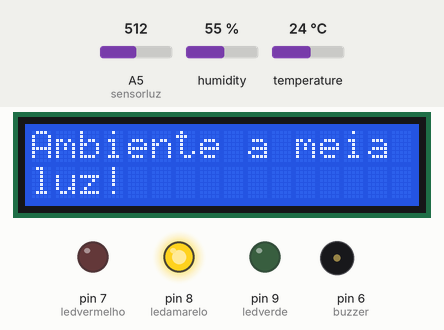
Simulated run of this sketch. Board: Arduino Uno, built with avr-gcc and run on an emulated ATmega328P. Shown: 16×2 character LCD, output pins drawn as LEDs (lit = HIGH), buzzer (waves = sounding). The test bench sets the inputs (shaded band); at power-on: temperature 24 °C, A5 (sensorluz) = 512, humidity 55 %. Pins used as bus, display or sensor lines are not drawn; what the sketch prints to the serial monitor is not drawn.

Above: at 6.2 s.
6.3 s: temperature set to 15.5 °C
At 17.2 s:
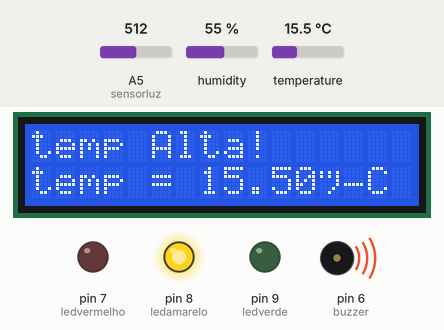
17.5 s: temperature set to 14.5 °C
31.2 s: temperature set to 10.5 °C
At 43.3 s:
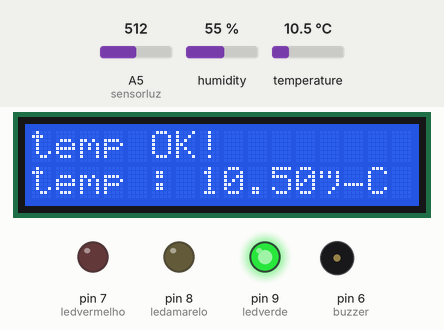
43.6 s: temperature set to 9.5 °C
At 69.4 s:
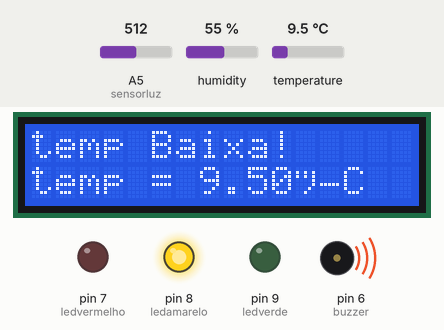
Timing chart, 0 to 95.7 s (numbered marks = the images above; inputs shaded):
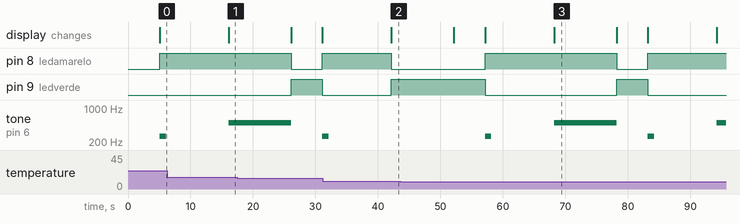

The sketch:

Codigo_fonte.ino
```cpp
// bibliotecas

#include <DHT.h>

#include <LiquidCrystal.h>


DHT dht(13, DHT22); // porta que está conectado o sensor de temperatura e umidade

// declarando as portas dos leds

#define ledverde  9

#define ledamarelo  8

#define ledvermelho  7

// definindo a porta do buzzer

#define buzzer 6

// definindo a porta do sensor de luz

#define sensorluz A5

// definindo as portas do display

LiquidCrystal lcd (12,11,10,5,4,3,2);

// contador de tempo

long tempo = 0;

// logotipo

byte name0x4[] = { B00000, B00000, B00001, B00010, B00010, B00010, B00001, B00000 };
byte name0x5[] = { B00111, B11000, B00000, B00000, B00011, B00100, B00100, B11100 };
byte name0x6[] = { B11111, B00000, B00000, B00000, B11000, B00000, B00011, B00100 };
byte name0x7[] = { B00000, B11000, B00100, B00010, B00010, B00010, B11100, B01000 };
byte name1x5[] = { B00011, B00000, B00000, B00000, B00000, B00000, B00000, B00000 };
byte name1x6[] = { B01000, B11101, B00011, B00000, B00000, B00000, B00000, B00000 };
byte name1x7[] = { B10000, B00000, B00000, B00000, B00000, B00000, B00000, B00000 };

void setup(){


  // configurando os objetos para OUTPUT(saida) ou INPUT(entrada)

  pinMode(ledverde,OUTPUT);

  pinMode(ledamarelo,OUTPUT);

  pinMode(ledvermelho,OUTPUT);

  pinMode(buzzer,OUTPUT);

  pinMode(sensorluz,INPUT);

  // aqui estamos inicializando o sensor de temperatura e umidade

  dht.begin();

  // aqui estamos inicializando o display e definindo sua largura e altura

  lcd.begin(16,2);

  logotipo();
  delay(5000);

  // aqui estamos inicializando o monitor serial

  Serial.begin(9600);

}

void loop(){


  // chamando a função ldr e definindo um delay de 1 segundo


  ldr();

  delay(5000);

  // chamando a função temp e definindo um delay de 1 segundo

  temp();

  delay(5000);

  // chamando a função umidade e defenindo um delay de 1 segundo

  umidade();

  delay(5000);

}

// criando funções para ligar e desligar os leds

void ligar_verde(){

    digitalWrite(ledverde,HIGH);

    digitalWrite(ledamarelo,LOW);

    digitalWrite(ledvermelho,LOW);

}

void ligar_amarelo(){

    digitalWrite(ledverde,LOW);

    digitalWrite(ledamarelo,HIGH);

    digitalWrite(ledvermelho,LOW);

}

void ligar_vermelho(){

    digitalWrite(ledverde,LOW);

    digitalWrite(ledamarelo,LOW);

    digitalWrite(ledvermelho,HIGH);

}

void ldr(){

  // estamos lendo a quantidade de luz e printando no monitor

  int qntd_luz0 = analogRead(sensorluz);

  int qntd_luz = map(qntd_luz0,0 ,1000, 0, 100);

  Serial.println("Quantidade de luz: ");

  Serial.println(qntd_luz);

  // criando uma condicional com a quantidade de luz

  // se o ambiente estiver escuro aparece uma mensagem de 'Luz ambiente boa!', acende o led verde e não toca o buzzer

  if (qntd_luz <=25){

    lcd.clear();

    lcd.setCursor(0,0);

    lcd.print("Luz ambiente boa!");

    ligar_verde();

    noTone(buzzer);

  }

  // se o ambiente estiver ficando claro o led amarelho acende o buzzer da um pequeno aviso e aparece a mensagem 'Quantidade de luz fora do ideal!'

  else if(qntd_luz > 25 && qntd_luz <=55 ){

    lcd.clear();

    lcd.setCursor(0,0);

    lcd.print("Ambiente a meia");

    lcd.setCursor(0,1);

    lcd.print("luz!");

    ligar_amarelo();

    tone(buzzer, 261);

    digitalWrite(buzzer,HIGH);

    delay(1000);

    noTone(buzzer);

    digitalWrite(buzzer,LOW);

  }

  // se estiver muito claro o led vermelho acende, o buzzer começa a tocar sem parar e aparece uma mensagem 'Quantidade de luz muito alta!'

  else if(qntd_luz > 55){

    lcd.clear();

    lcd.setCursor(0,0);

    lcd.print("Ambiente muito");

    lcd.setCursor(0,1);

    lcd.print("claro!");

    ligar_vermelho();

    tone(buzzer, 500);

    digitalWrite(buzzer,HIGH);

  }
}

void temp(){

  // criando variavel para ler a temperatura e printando no monitor
  float temp_soma = 0;
  float temperatura = dht.readTemperature(); // Lemos a temperatura

  if(millis() >= tempo + 1000){ // Esperamos um pouco
    for (int i = 0; i < 5; i++) { // Fazemos isso 5 vezes
      temp_soma += temperatura; // e somamos a temperatura
      delay(1000); // Esperamos mais um pouco
    }
  }
  float temp_media = temp_soma / 5; // Tiramos a média
  float tempe = dht.readTemperature(); // Lemos a temperatura de novo
  Serial.print("Temperatura = ");
  Serial.println(temp_media); // e printamos a temperatura média

  // criando uma condicional com a temperatura

  // se a temperatura estiver entre 10 e 15 graus o led verde liga e aparece a mensagem 'temp OK!'

  if(temp_media >= 10 && temp_media <= 15){

    lcd.clear();

    lcd.setCursor(0,0);

    lcd.print("temp OK!");

    lcd.setCursor(0,1);

    lcd.print("temp : ");

    lcd.print(temp_media);

    lcd.print("°C");

    ligar_verde();

    noTone(buzzer);

  }

  // se a temperatura for maior que 15 o led vermelho liga, o buzzer toca sem parar e aparece a mensagem 'temp alta'

  else if(temp_media > 15){

    lcd.clear();

    lcd.setCursor(0,0);

    lcd.print("temp Alta!");

    lcd.setCursor(0,1);

    lcd.print("temp = ");

    lcd.print(temp_media);

    lcd.print("°C");

    ligar_amarelo();

    tone(buzzer, 500);

    digitalWrite(buzzer,HIGH);

  }

  // se a temperatura for menor que 10 o led vermelho liga, o buzzer toca sem parar e aparece a mensagem 'temp Baixa'

  else{

    lcd.clear();

    lcd.setCursor(0,0);

    lcd.print("temp Baixa!");

    lcd.setCursor(0,1);

    lcd.print("temp = ");

    lcd.print(temperatura);

    lcd.print("°C");

    ligar_amarelo();

    tone(buzzer, 500);

    digitalWrite(buzzer,HIGH);

  }

}

void umidade(){

  // criando a variavel para ler a umidade e printando no monitor

  float umidade_soma = 0;
  float umidade = dht.readHumidity(); // Lemos a umidade.

  if(millis() >= tempo + 1000){ // Esperamos um pouco.
    for (int i = 0; i < 5; i++) { // Fazemos isso 5 vezes...
      umidade_soma += umidade; // ...e somamos a umidade.
      delay(1000); // Esperamos mais um pouco.
    }
  }
  float umi_media = umidade_soma / 5; // Tiramos a média.
  float umid = dht.readHumidity(); // Lemos a umidade de novo.
  Serial.print("Umidade = ");
  Serial.println(umi_media); // Mais mensagens para o computador.

  // criando uma condicional com a umidade

  // se a umidade estiver entre 50% e 70% o led verde liga e aparece a mensagem 'umidade OK!'

  if(umi_media >= 50 && umi_media <= 70){

    lcd.clear();

    lcd.setCursor(0,0);

    lcd.print("Umidade OK!");

    lcd.setCursor(0,1);

    lcd.print("Umidade :");

    lcd.print(umi_media);

    ligar_verde();

    noTone(buzzer);

  }

  // se for maior que 70% o led vermelho liga, o buzzer não para de tocar e aparece a mensagem 'umidade alta'

  else if(umi_media > 70){

    lcd.clear();

    lcd.setCursor(0,0);

    lcd.print("Umidade Alta!");

    lcd.setCursor(0,1);

    lcd.print("Umidade :");

    lcd.print(umi_media);

    ligar_vermelho();

    tone(buzzer,500);

    digitalWrite(buzzer,HIGH);

  }

  // se for menor que 50% o led vermelho liga, o buzzer não para de tocar e aparece a mensagem 'umidade baixa'

  else{

    lcd.clear();

    lcd.setCursor(0,0);

    lcd.print("Umidade Baixa!");

    lcd.setCursor(0,1);

    lcd.print("Umidade :");

    lcd.print(umi_media);

    ligar_vermelho();

    tone(buzzer,500);

    digitalWrite(buzzer,HIGH);

  }

}

void logotipo(){
  // logotipo

  lcd.clear();

  lcd.setCursor(0, 0);
  lcd.print("BYTE    BRAINS!!");

  lcd.createChar(0, name0x4);
  lcd.setCursor(4, 0);
  lcd.write(byte(0));

  lcd.createChar(1, name0x5);
  lcd.setCursor(5, 0);
  lcd.write(byte(1));

  lcd.createChar(2, name0x6);
  lcd.setCursor(6, 0);
  lcd.write(byte(2));

  lcd.createChar(3, name0x7);
  lcd.setCursor(7, 0);
  lcd.write(byte(3));

  lcd.createChar(5, name1x5);
  lcd.setCursor(5, 1);
  lcd.write(byte(5));

  lcd.createChar(6, name1x6);
  lcd.setCursor(6, 1);
  lcd.write(byte(6));

  lcd.createChar(7, name1x7);
  lcd.setCursor(7, 1);
  lcd.write(byte(7));

}
```

Measured:
- the behaviour switches between 10 and 9.9 °C on temperature (found by bisection; images 2 and 3)
- after the input at 6.3 s, the display: changes after 9.8 s (image 1)
- after the input at 31.2 s, the display: changes after 10.9 s (image 2)
- after the input at 43.6 s, the display: first differs from a run without the input after 24.6 s (image 3)
- by itself, tone on pin 6 (buzzer): plays 261 Hz for 1.0 s, 500 Hz for 10.0 s, 261 Hz for 1.0 s, 500 Hz for 1.5 s
